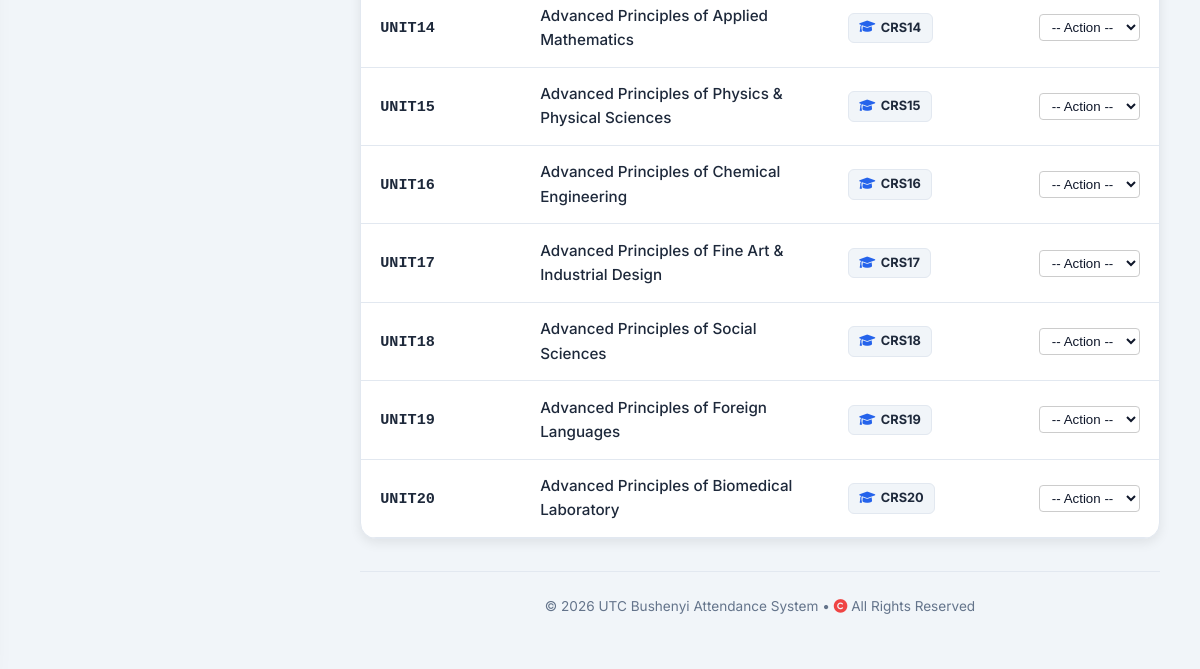
The app's page /user-admin/manage-course-units/ (signed in, lower part), older data.
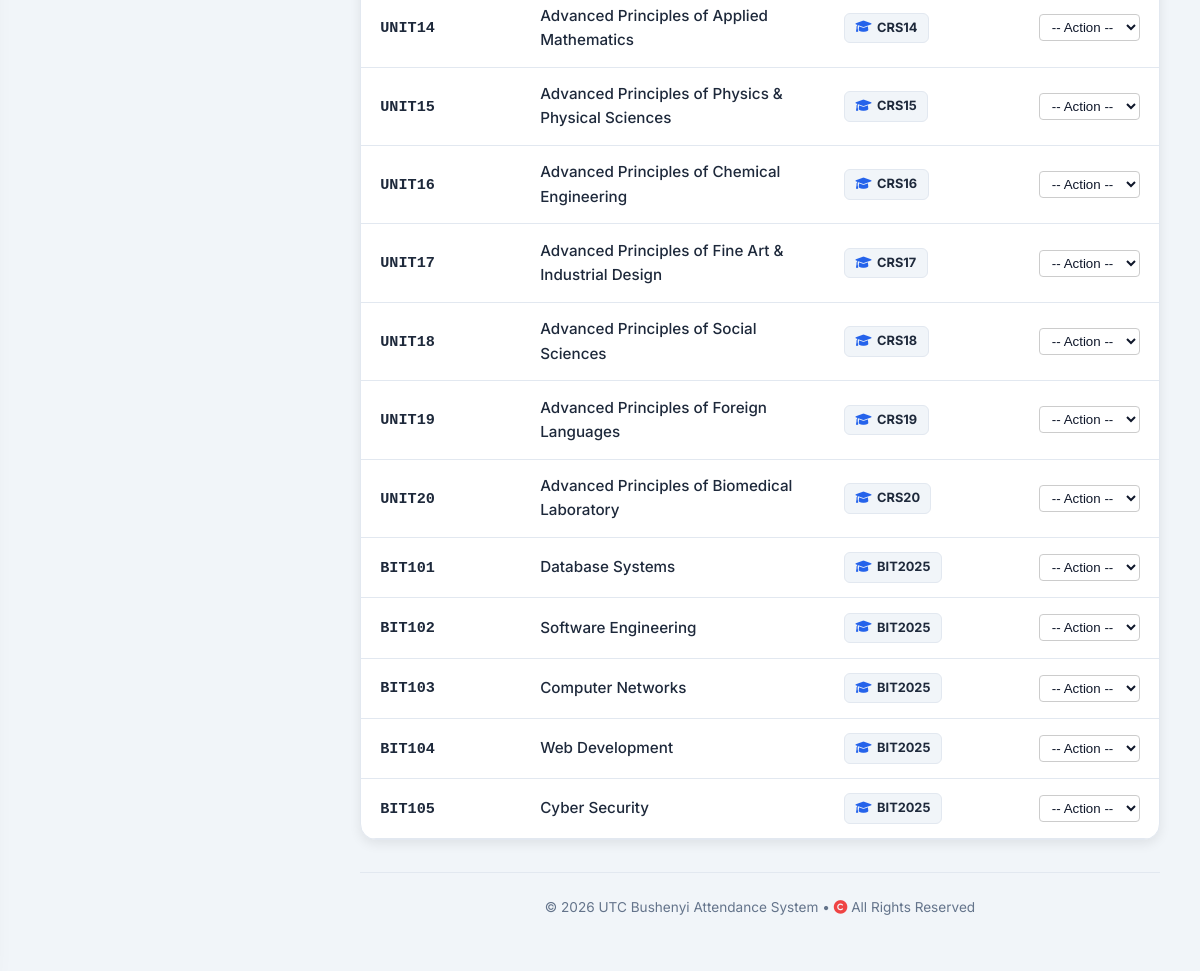
The same page, newer data.
### attendance/models.py (models this page shows, shortened)
class CourseUnit(models.Model):
    code = models.CharField(max_length=20, primary_key=True)
    name = models.CharField(max_length=255)
    course = models.ForeignKey(Course, on_delete=models.CASCADE, related_name='units')
    credit_units = models.PositiveIntegerField(default=3)

class Course(models.Model):
    code = models.CharField(max_length=20, primary_key=True)
    name = models.CharField(max_length=255)
    department = models.ForeignKey(Department, on_delete=models.SET_NULL, null=True, blank=True, related_name='courses')

### attendance/views_admin.py (the view, shortened to what this page needs)
# urls.py: path('user-admin/manage-course-units/', views_admin.manage_course_units, name='manage_course_units'),
@login_required
@transaction.atomic
def manage_course_units(request):
    print(f"\n--- [DEBUG] Enter manage_course_units View ---")
    print(f"[DEBUG] Request Method: {request.method} | User: {request.user.username} | Role: {getattr(request.user, 'role', 'None')}")
    if request.user.role != User.IS_ADMIN:
        print(f"[DEBUG] Access Denied: User role {request.user.role} is not IS_ADMIN.")
        return HttpResponse("Unauthorized", status=403)
    course_units = CourseUnit.objects.select_related('course').all()
    courses = Course.objects.all()
    for c in courses:
        c.course_code = c.code
        c.course_name = c.name
    return render(request, 'attendance/manage_course_units.html', {
        'course_units': course_units,
        'courses': courses,
        'active_courses_list': courses
    })

### attendance/context_processors.py (called while the page is built)
def institution_info(request):
    return {'institution': Institution.objects.first()}

### templates/attendance/manage_course_units.html (shortened to what this page needs)
{% extends 'attendance/base.html' %}
{% block content %}
<div class="card" style="padding:0; overflow:hidden;">
    <table class="table">
        <tbody id="courseUnitsTableBody">
            {% for unit in course_units %}
            <tr class="unit-row" data-parent-course="{{ unit.course.code }}">
                <td><code style="font-size:0.95rem; font-weight:700; color:var(--text-main);">{{ unit.code }}</code></td>
                <td style="font-weight:500;">{{ unit.name }}</td>
                <td><span class="parent-course-badge"><i class="fas fa-graduation-cap" style="font-size:0.8rem; margin-right:0.35rem; color:#2563eb;"></i>{{ unit.course.code }}</span></td>
                <td style="text-align: right;">
                    <select onchange="handleAction(this, '{% url 'attendance:edit_course_unit' unit.pk %}', '{% url 'attendance:delete_course_unit' unit.pk %}')" style="padding: 4px 8px; border-radius: 4px; border: 1px solid #ccc; cursor: pointer;">
                        <option value="">-- Action --</option>
                    </select>
                </td>
            </tr>
            {% endfor %}
        </tbody>
    </table>
</div>
{% endblock %}

### templates/attendance/base.html (shortened to what this page needs)
{% load static %}
<!DOCTYPE html>
<html lang="en">
<head>
    <link rel="stylesheet" href="https://cdnjs.cloudflare.com/ajax/libs/font-awesome/6.0.0-beta3/css/all.min.css" />
    <link rel="stylesheet" href="{% static 'style.css' %}">
</head>
<body>
    <div class="app-layout" id="appLayout">
        <main class="main-content">
            {% block content %}{% endblock %}
            <div class="footer">
                &copy; 2026 UTC Bushenyi Attendance System &bull; <i class="fas fa-copyright" style="color:#ef4444;"></i> All Rights Reserved
            </div>
        </main>
    </div>
</body>
</html>

### templates/attendance/sidebar.html (shortened to what this page needs)
{% load static %}

### static/style.css (style rules this page uses)
:root { --primary: #0f3b3e; --primary-dark: #0c4e6d ; --primary-light: #e6f4f1; --secondary: #2c6e6b; --accent: #3b82f6; --success: #10b981; --success-light: #d1fae5; --danger: #ef4444; --danger-light: #fee2e2; --warning: #f59e0b; --warning-light: #fef3c7; --info: #3b82f6; --info-light: #dbeafe; --bg-main: #f1f5f9; --surface: #ffffff; --surface-hover: #f8fafc; --text-main: #0f172a; --text-muted: #64748b; --border: #e2e8f0; --shadow-sm: 0 1px 3px rgba(0,0,0,0.06); --shadow: 0 4px 12px rgba(0,0,0,0.08); --shadow-lg: 0 10px 30px rgba(0,0,0,0.12); --radius: 16px; --radius-sm: 10px; --transition: all 0.25s cubic-bezier(0.4, 0, 0.2, 1); --font: 'Inter', -apple-system, BlinkMacSystemFont, 'Segoe UI', Roboto, Helvetica, Arial, sans-serif; --nav-height: 70px; --sidebar-width: 320px; }
* { box-sizing: border-box; margin: 0; padding: 0; }
body { font-family: var(--font); background: var(--bg-main); color: var(--text-main); line-height: 1.6; min-height: 100vh; display: flex; flex-direction: column; }
.app-layout { display: flex; width: 100%; max-width: 100%; margin: 0 auto; flex: 1; position: relative; overflow-x: hidden; }
.main-content { flex: 1; padding: 2rem 2.5rem; min-width: 0; width: 100%; transition: all 0.3s cubic-bezier(0.4, 0, 0.2, 1); }
.card { background: var(--surface); border-radius: var(--radius); padding: 2rem; box-shadow: var(--shadow); border: 1px solid var(--border); transition: var(--transition); }
table { width: 100%; border-collapse: collapse; font-size: 0.95rem; }
tbody tr { transition: var(--transition); }
.footer { text-align: center; padding: 1.5rem 0; color: var(--text-muted); font-size: 0.85rem; border-top: 1px solid var(--border); margin-top: 3rem; }

### templates/attendance/base.html (style rules this page uses)
:root { --primary: #0a2a4a; --primary-dark: #061e35; --primary-light: #e6eff9; --secondary: #1e3a6e; --accent: #3b82f6; --success: #3b82f6; --success-light: #dbeafe; --danger: #ef4444; --danger-light: #fee2e2; --warning: #f59e0b; --warning-light: #fef3c7; --info: #3b82f6; --info-light: #dbeafe; --bg-main: #f1f5f9; --surface: #ffffff; --surface-hover: #f8fafc; --text-main: #1e293b; --text-muted: #64748b; --border: #e2e8f0; --shadow-sm: 0 1px 3px rgba(0,0,0,0.06); --shadow: 0 4px 12px rgba(0,0,0,0.08); --shadow-lg: 0 10px 30px rgba(0,0,0,0.12); --radius: 16px; --radius-sm: 10px; --transition: all 0.25s cubic-bezier(0.4, 0, 0.2, 1); --font: 'Inter', -apple-system, BlinkMacSystemFont, 'Segoe UI', Roboto, Helvetica, Arial, sans-serif; --nav-height: 70px; }
* { box-sizing: border-box; margin: 0; padding: 0; }
body { font-family: var(--font); background: var(--bg-main); color: var(--text-main); line-height: 1.6; min-height: 100vh; display: flex; flex-direction: column; }
.app-layout { display: flex; width: 100%; max-width: 100%; margin: 0 auto; flex: 1; position: relative; overflow-x: hidden; margin-top: var(--nav-height); padding-left: 320px; transition: padding-left 0.3s cubic-bezier(0.4, 0, 0.2, 1); min-height: calc(100vh - var(--nav-height)); }
.main-content { flex: 1; padding: 2rem 2.5rem; min-width: 0; width: 100%; transition: all 0.3s cubic-bezier(0.4, 0, 0.2, 1); }
.card { background: var(--surface); border-radius: var(--radius); padding: 2rem; box-shadow: var(--shadow); border: 1px solid var(--border); transition: var(--transition); }
table { width: 100%; border-collapse: collapse; font-size: 0.95rem; }
.footer { text-align: center; padding: 1.5rem 0; color: var(--text-muted); font-size: 0.85rem; border-top: 1px solid var(--border); margin-top: 2rem; }

### templates/attendance/sidebar.html (style rules this page uses)
:root { --sidebar-width: 320px; }

### templates/attendance/manage_course_units.html (style rules this page uses)
.parent-course-badge { display: inline-flex; align-items: center; padding: 0.25rem 0.65rem; border-radius: 6px; font-size: 0.8rem; font-weight: 700; background: #f1f5f9; border: 1px solid var(--border); color: var(--text-main); }

Row changes from the older to the newer data that the page shows:
added CourseUnit: code "BIT101", name "Database Systems", course.code "BIT2025"
added CourseUnit: code "BIT102", name "Software Engineering", course.code "BIT2025"
added CourseUnit: code "BIT103", name "Computer Networks", course.code "BIT2025"
added CourseUnit: code "BIT104", name "Web Development", course.code "BIT2025"
added CourseUnit: code "BIT105", name "Cyber Security", course.code "BIT2025"
